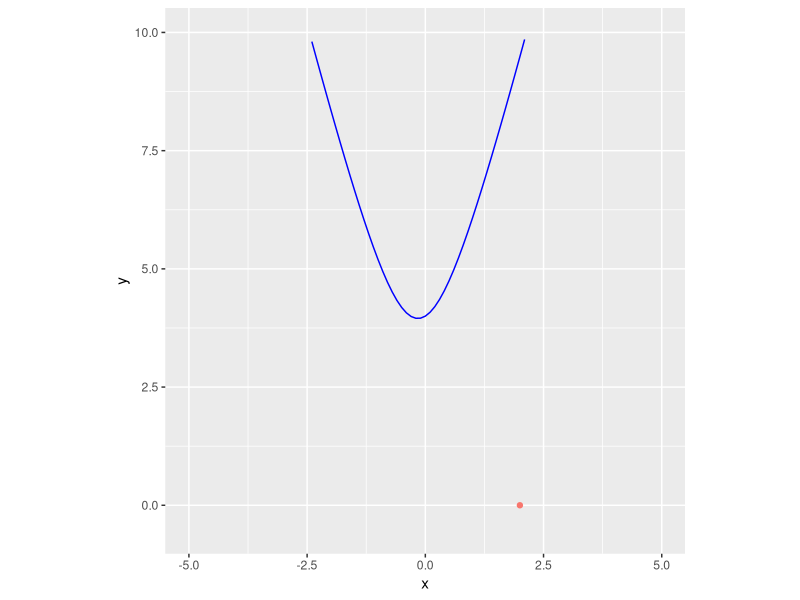
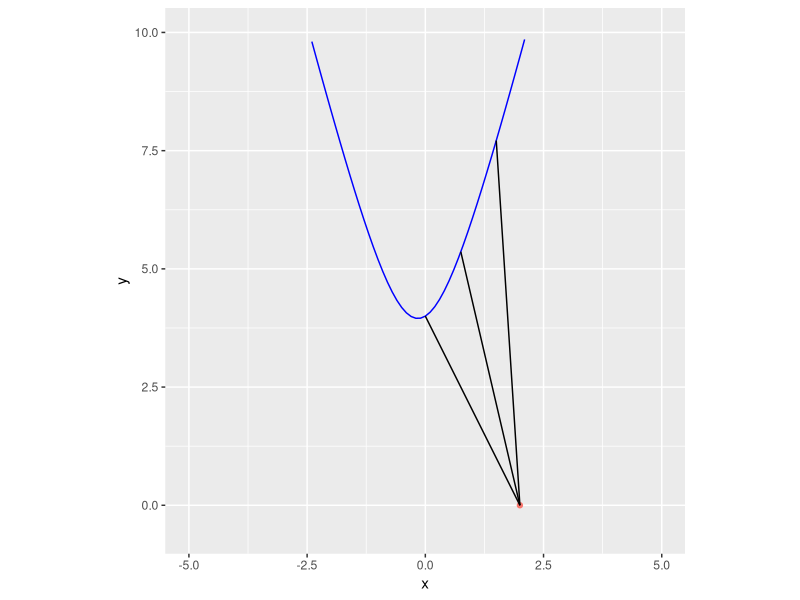
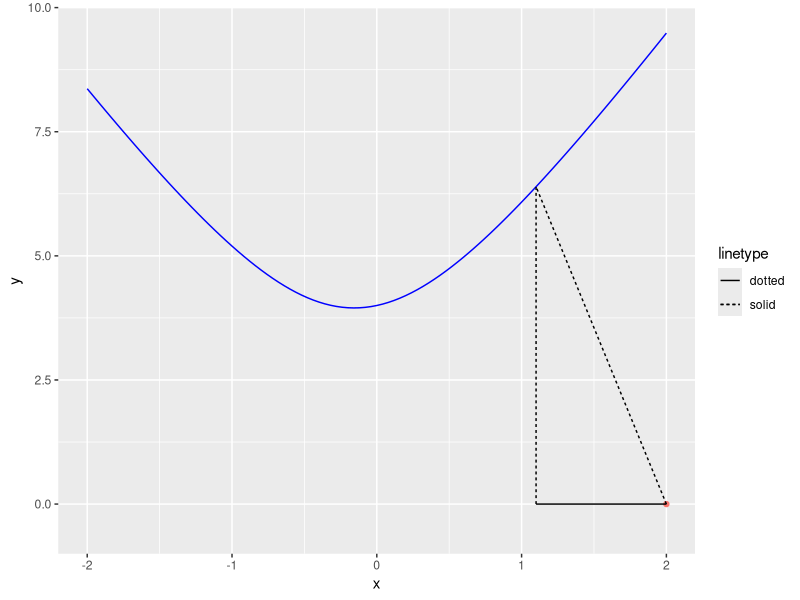
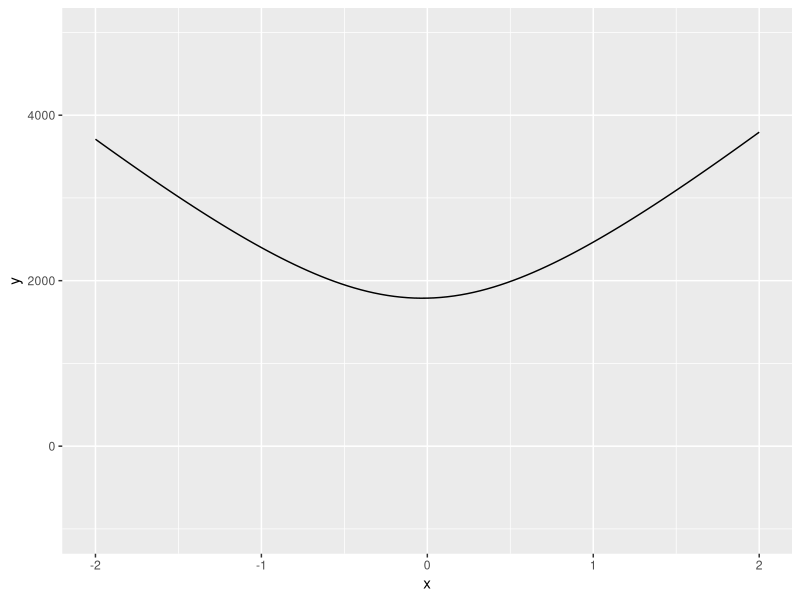

Recreate these plots in R, in order.
## ---- chunk 1
library(ggplot2)
house <- data.frame(x=c(2), y=c(0))
p <- ggplot(data=house, mapping=aes(x=x, y=y), color="red") + geom_point(aes(col="red")) + xlim(-5, 5) + ylim(-0.5, 10) + guides(color=F) + coord_fixed()
pipeline <- function(x) sqrt(16*x^2 + 5*x + 16)
p + stat_function(fun=pipeline, color="blue")

## ---- chunk 2
library(ggplot2)
house <- data.frame(x=c(2), y=c(0))
p <- ggplot(data=house, mapping=aes(x=x, y=y), color="red") + geom_point(aes(col="red")) + xlim(-5, 5) + ylim(-0.5, 10) + guides(color=F) + coord_fixed()
pipeline <- function(x) sqrt(16*x^2 + 5*x + 16)
to_pipe <- function(xpt) return(geom_segment(aes(x=2, y=0, xend=xpt, yend=pipeline(xpt))))

p + stat_function(fun=pipeline, color="blue") +
  geom_segment(aes(x=2, y=0, xend=1.5, yend=pipeline(1.5))) +
  geom_segment(aes(x=2, y=0, xend=0.75, yend=pipeline(0.75))) +
  geom_segment(aes(x=2, y=0, xend=0, yend=pipeline(0)))
## ---- chunk 3
library(ggplot2)
house <- data.frame(x=c(2), y=c(0))
pipeline <- function(x) sqrt(16*x^2 + 5*x + 16)
to_pipe <- function(xpt) return(geom_segment(aes(x=2, y=0, xend=xpt, yend=pipeline(xpt))))
p <- ggplot(data=house, mapping=aes(x=x, y=y), color="red") + geom_point(aes(col="red")) +
  xlim(-2, 2) + ylim(-0.5, 9.5) + guides(color=F)
x1 <- 1.1
p + stat_function(fun=pipeline, color="blue") +
  geom_segment(mapping=aes(x=2, y=0, xend=x1, yend=pipeline(x1), linetype="solid")) +
  geom_segment(mapping=aes(x=x1, y=0, xend=2, yend=0, linetype="dotted")) +
  geom_segment(mapping=aes(x=x1, y=0, xend=x1, yend=pipeline(x1), linetype="solid"))
## ---- chunk 4
library(ggplot2)
cost <- function(x) 400 * sqrt(17*x^2 + x + 20)
house <- data.frame(x=c(2), y=c(0))

ggplot(data=house, mapping=aes(x=x, y=y), color="red") + xlim(-2, 2) + ylim(-1000, 5000) + stat_function(fun=cost, color="black")
